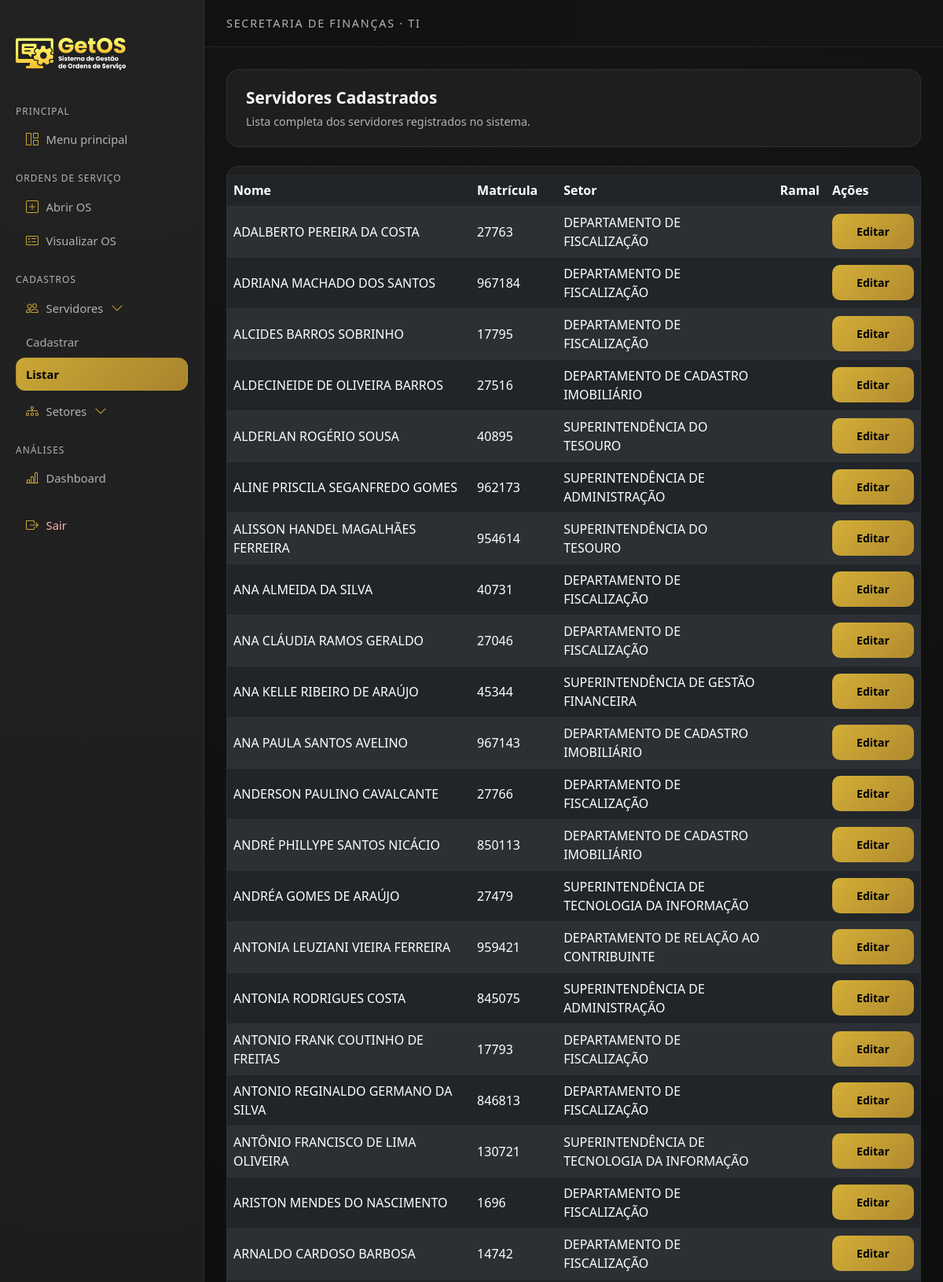
The page /servidores/listar/ (upper part) on the database its author committed.
### servidores/models.py (models this page shows, shortened)
class Servidor(models.Model):
    nome = models.CharField(max_length=100)
    matricula = models.CharField(max_length=20)
    setor = models.ForeignKey(Setor, on_delete=models.CASCADE)  # Ramal já vem pelo setor

### setores/models.py (models this page shows, shortened)
class Setor(models.Model):
    nome = models.CharField(max_length=100)
    sigla = models.CharField(max_length=20)
    secretaria = models.CharField(max_length=100)
    ramal = models.CharField(
        max_length=10,
        blank=True,
        null=True
    )

### servidores/views.py (the view)
# urls.py: path('listar/', views.listar_servidores, name='listar_servidores'),  # ✅ essa rota resolve o erro do menu
def listar_servidores(request):
    servidores = Servidor.objects.select_related('setor').order_by('nome')
    return render(request, 'getos/listar_servidores.html', {'servidores': servidores})

### templates/getos/listar_servidores.html (shortened to what this page needs)
{% extends "getos/base.html" %}
{% load static %}
{% block menu_listar_servidores_active %}active{% endblock %}
{% block submenu_serv_open %}show{% endblock %}
{% block content %}
<div class="card-dark mb-4">
    <div class="page-title">Servidores Cadastrados</div>
    <div class="page-subtitle">
        Lista completa dos servidores registrados no sistema.
    </div>
</div>
<div class="card-dark p-0">
    <div class="table-responsive">
        <table class="table table-dark table-striped align-middle mb-0">
            <thead class="table-head-dark">
                <tr>
                    <th>Nome</th>
                    <th>Matrícula</th>
                    <th>Setor</th>
                    <th>Ramal</th>
                    <th style="width: 120px;">Ações</th>
                </tr>
            </thead>
            <tbody>
                {% for servidor in servidores %}
                <tr>
                    <td>{{ servidor.nome }}</td>
                    <td>{{ servidor.matricula }}</td>
                    <td>{{ servidor.setor.nome }}</td>
                    <td>{{ servidor.ramal }}</td>
                    <td>
                        <a href="{% url 'editar_servidor' servidor.id %}"
                           class="btn btn-accent btn-sm w-100 text-center">
                            Editar
                        </a>
                    </td>
                </tr>
                {% empty %}
                <tr>
                    <td colspan="5" class="text-center py-4">
                        Nenhum servidor cadastrado.
                    </td>
                </tr>
                {% endfor %}
            </tbody>
        </table>
    </div>
</div>
{% endblock %}

### static/css/style.css (style rules this page uses)
* { margin: 0; padding: 0; box-sizing: border-box; }
html, body { min-height: 100%; }
body { font-family: 'Segoe UI', sans-serif; color: #ffffff; }
:root { --bg-body: #0b0b0b; --bg-gradient-start: #0f4037; --bg-gradient-end: #2b6661; --bg-sidebar: #111111; --bg-card: #1e1e1e; --border-subtle: rgba(255,255,255,0.08); --accent: #D4AF37; --accent-hover: #B08A2E; --accent-soft: rgba(212,175,55,0.18); --text-primary: #f7f7f7; --text-muted: #b3b3b3; }
body { background: linear-gradient(135deg, var(--bg-gradient-start), var(--bg-gradient-end)); min-height: 100vh; display: flex; justify-content: center; align-items: flex-start; padding: 30px 0; }
body.app-dark { background: radial-gradient(circle at top, #151515 0, #050505 45%, #000 100%); color: var(--text-primary); min-height: 100vh; display: block; padding: 0; }
.card-dark, .dash-card { background-color: var(--bg-card); border-radius: 1rem; border: 1px solid var(--border-subtle); padding: 1.25rem 1.5rem; }
.page-title { font-size:1.3rem; font-weight:600; margin-bottom:.25rem; }
.page-subtitle { font-size:.9rem; color:var(--text-muted); }
.btn, button { padding: 12px 16px; border-radius:10px; border:none; cursor:pointer; font-weight:700; transition: background .2s ease, transform .08s ease; }
.btn-accent { background: linear-gradient(135deg, var(--accent), var(--accent-hover)); color: #000; border: none; font-weight: 700; }
table { width:100%; border-collapse:collapse; margin-top:10px; color:var(--text-primary); }
th, td { padding:12px; border-bottom:1px solid rgba(255,255,255,0.06); text-align:left; }
th { background: rgba(255,255,255,0.02); font-weight:700; color:var(--text-muted); }
.p-0 { padding:0; }

### rows shown on the page
Servidor: nome "ADALBERTO PEREIRA DA COSTA", matricula "27763", setor.nome "DEPARTAMENTO DE FISCALIZAÇÃO"
Servidor: nome "ADRIANA MACHADO DOS SANTOS", matricula "967184", setor.nome "DEPARTAMENTO DE FISCALIZAÇÃO"
Servidor: nome "ALCIDES BARROS SOBRINHO", matricula "17795", setor.nome "DEPARTAMENTO DE FISCALIZAÇÃO"
Servidor: nome "ALDECINEIDE DE OLIVEIRA BARROS", matricula "27516", setor.nome "DEPARTAMENTO DE CADASTRO IMOBILIÁRIO"
Servidor: nome "ALDERLAN ROGÉRIO SOUSA", matricula "40895", setor.nome "SUPERINTENDÊNCIA DO TESOURO"
Servidor: nome "ALINE PRISCILA SEGANFREDO GOMES", matricula "962173", setor.nome "SUPERINTENDÊNCIA DE ADMINISTRAÇÃO"
Servidor: nome "ALISSON HANDEL MAGALHÃES FERREIRA", matricula "954614", setor.nome "SUPERINTENDÊNCIA DO TESOURO"
Servidor: nome "ANA ALMEIDA DA SILVA", matricula "40731", setor.nome "DEPARTAMENTO DE FISCALIZAÇÃO"
Servidor: nome "ANA CLÁUDIA RAMOS GERALDO", matricula "27046", setor.nome "DEPARTAMENTO DE FISCALIZAÇÃO"
Servidor: nome "ANA KELLE RIBEIRO DE ARAÚJO", matricula "45344", setor.nome "SUPERINTENDÊNCIA DE GESTÃO FINANCEIRA"
Servidor: nome "ANA PAULA SANTOS AVELINO", matricula "967143", setor.nome "DEPARTAMENTO DE CADASTRO IMOBILIÁRIO"
Servidor: nome "ANDERSON PAULINO CAVALCANTE", matricula "27766", setor.nome "DEPARTAMENTO DE FISCALIZAÇÃO"
Servidor: nome "ANDRÉ PHILLYPE SANTOS NICÁCIO", matricula "850113", setor.nome "DEPARTAMENTO DE CADASTRO IMOBILIÁRIO"
Servidor: nome "ANDRÉA GOMES DE ARAÚJO", matricula "27479", setor.nome "SUPERINTENDÊNCIA DE TECNOLOGIA DA INFORMAÇÃO"
Servidor: nome "ANTONIA LEUZIANI VIEIRA FERREIRA", matricula "959421", setor.nome "DEPARTAMENTO DE RELAÇÃO AO CONTRIBUINTE"
Servidor: nome "ANTONIA RODRIGUES COSTA", matricula "845075", setor.nome "SUPERINTENDÊNCIA DE ADMINISTRAÇÃO"
Servidor: nome "ANTONIO FRANK COUTINHO DE FREITAS", matricula "17793", setor.nome "DEPARTAMENTO DE FISCALIZAÇÃO"
Servidor: nome "ANTONIO REGINALDO GERMANO DA SILVA", matricula "846813", setor.nome "DEPARTAMENTO DE FISCALIZAÇÃO"
Servidor: nome "ANTÔNIO FRANCISCO DE LIMA OLIVEIRA", matricula "130721", setor.nome "SUPERINTENDÊNCIA DE TECNOLOGIA DA INFORMAÇÃO"
Servidor: nome "ARISTON MENDES DO NASCIMENTO", matricula "1696", setor.nome "DEPARTAMENTO DE FISCALIZAÇÃO"
Servidor: nome "ARNALDO CARDOSO BARBOSA", matricula "14742", setor.nome "DEPARTAMENTO DE FISCALIZAÇÃO"
